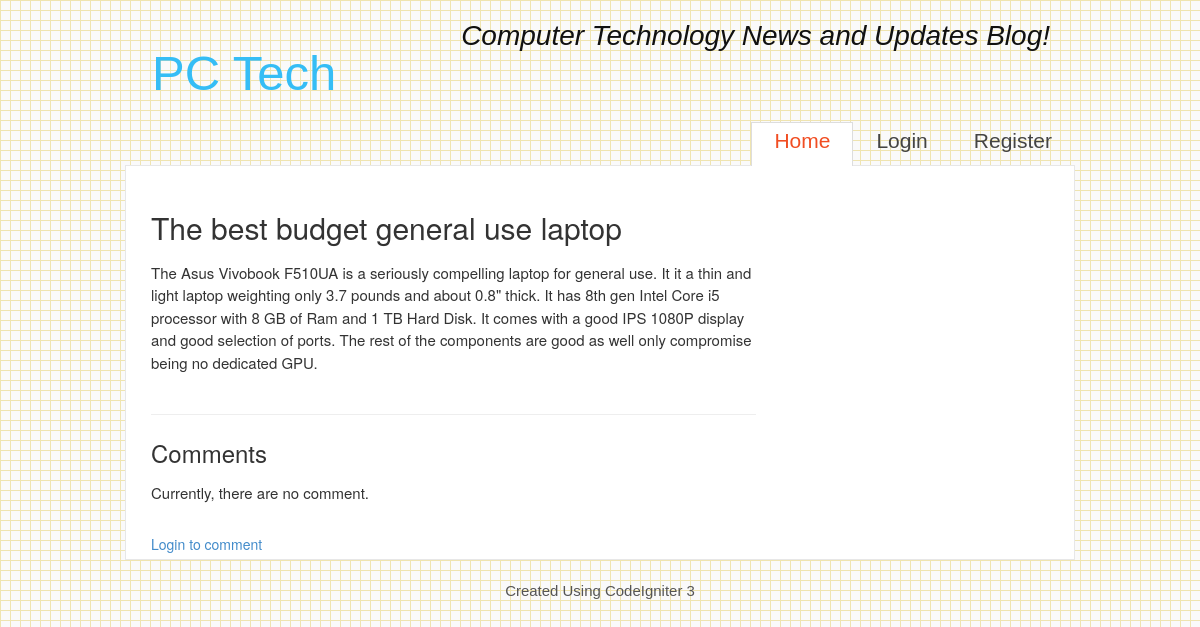
Page /Blog/post/3 on the committed database.
### tables this page shows
CREATE TABLE `posts` (
  `post_id` int(11) NOT NULL AUTO_INCREMENT,
  `post_title` varchar(255) NOT NULL,
  `post` text NOT NULL,
  `active` int(11) NOT NULL,
  `date_added` timestamp NOT NULL DEFAULT CURRENT_TIMESTAMP,
  `user_id` int(11) NOT NULL,
  PRIMARY KEY (`post_id`)
);

### application/controllers/Blog.php (called while the page is built, shortened)
<?php
class Blog extends CI_Controller{
    function __construct(){
        $this->load->model('M_Db');
    }
    function post($post_id){
        $this->load->model('M_Comment');
        $data['comments'] = $this->M_Comment->getComment($post_id);
        $data['post'] = $this->M_Db->getPost($post_id);
        $class_name = ['home_class' => 'current', 'login_class' => '', 'register_class' => '', 'profile_class' => ''];
        $this->load->view('Header', $class_name);
        $this->load->view('V_Single_Post', $data);
        $this->load->view('Footer');
    }
}
?>

### index.php (called while the page is built, shortened)
<?php
require_once BASEPATH.'core/CodeIgniter.php';

### application/models/M_Db.php (called while the page is built, shortened)
<?php
class M_Db extends CI_Model{
    function getPost($post_id){
        $this->db->select()->from('posts')->where(array('active'=>1,'post_id'=>$post_id))->order_by('date_added','desc');
        $query = $this->db->get();
        return $query->first_row('array');
    }
}
?>

### application/libraries/Authorization_Token.php (called while the page is built, shortened)
<?php defined('BASEPATH') OR exit('No direct script access allowed');
class Authorization_Token
{
    protected $token_key;
    protected $token_algorithm;
    protected $token_expire_time = 3600;
    public function __construct()
	{
        $this->CI =& get_instance();
        $this->token_key        = $this->CI->config->item('jwt_key');
        $this->token_algorithm  = $this->CI->config->item('jwt_algorithm');
    }
    public function validateTokenPost($token)
    {
		if($token){
            if(!empty($token) AND is_string($token) AND !is_array($token))
            {
                try
                {
                    try {
                        $token_decode = JWT::decode($token, $this->token_key, array($this->token_algorithm));
                    }
                    catch(Exception $e) {
                        return ['status' => FALSE, 'message' => $e->getMessage()];
                    }
                    if(!empty($token_decode) AND is_object($token_decode))
                    {
                        if(empty($token_decode->id) OR !is_numeric($token_decode->id))
                        {
                            return ['status' => FALSE, 'message' => 'User ID Not Define!'];
                        }else if(empty($token_decode->time OR !is_numeric($token_decode->time))) {
                            return ['status' => FALSE, 'message' => 'Token Time Not Define!'];
                        }
                        else
                        {
                            $time_difference = strtotime('now') - $token_decode->time;
                            if( $time_difference >= $this->token_expire_time )
                            {
                                return ['status' => FALSE, 'message' => 'Token Time Expire.'];
                            }else
                            {
                                return ['status' => TRUE, 'data' => $token_decode];
                            }
                        }
                    }else{
                        return ['status' => FALSE, 'message' => 'Forbidden'];
                    }
                }
                catch(Exception $e) {
                    return ['status' => FALSE, 'message' => $e->getMessage()];
                }
            }else
            {
                return ['status' => FALSE, 'message' => 'Token is not defined.' ];
            }
        } else {
            return ['status' => FALSE, 'message' => 'Token is not defined.'];
        }
    }
}

### application/views/V_Single_Post.php (the view)
<div id="site_content">
    <div id="content">
        <?php
		if(!isset($post)){
			echo "This page was accessed incorrectly";
		}
		else{
		?>
            <h2><?=$post['post_title']?></h2>
            <p><?=$post['post']?></p>
            <hr>
            <h3>Comments</h3>
		    <?php
            if(count($comments) > 0){
                foreach ($comments as $row){
		    ?>
				<p><strong><?=$row['username']?></strong> said at <?= date('d-m-Y h:i A',strtotime($row['date_added']))?><br>
				<?=$row['comment'];?></p><hr>
            <?php
				}
            }
            else{
                echo "<p>Currently, there are no comment.</p>";
            }
            $validate_token = $this->session->userdata('user_token');
			$is_valid_token = $this->authorization_token->validateTokenPost($validate_token);
            if($is_valid_token['status'] === TRUE){
            ?>
                <form action="<?=base_url()?>Comments/addComment/<?=$post['post_id']?>" method="post">
                    <div class="form_settings">
                        <p>
                            <span>Comment</span>
                            <textarea class="textarea" rows="8" cols="100" name="comment"></textarea>
                        </p>
                        <p style="padding-top: 15px">
                            <span>&nbsp;</span>
                            <input class="submit" type="submit" name="add" value="Add comment" />
                        </p>
                    </div>
                </form>
            <?php
            }
            else{
            ?>
				<a href="<?=base_url()?>Users/login">Login to comment</a>
			<?php
			}
        }
			?>
    </div>
</div>

### public/css/style.css (style rules this page uses)
html { height: 100%; }
* { margin: 0; padding: 0; }
body { font: normal .80em 'sans-serif', arial; background: #F7F7F7 url(../images/pattern.png) fixed; color: #555; }
p { padding: 0 0 20px 0; line-height: 1.5em; font-size: 107%; }
h1, h2, h3, h4, h5, h6 { font: normal 250% 'sans-serif', arial; color: #444; margin: 0 0 15px 0; padding: 5px 0 5px 0; }
h2 { font: normal 170% 'sans-serif', arial; color: #F14E23; margin: 0; padding: 0 0 8px 0; }
h3 { font-size: 200%; margin: 0 0 9px 0; color: #444; }
a, a:hover { outline: none; text-decoration: none; color: #35BDF5; }
#main, #header, #logo, #menubar, #site_content, #footer { margin-left: auto; margin-right: auto; }
#site_content { width: 950px; overflow: hidden; margin: 0 auto 0 auto; padding: 0; background: #fff; border: 1px solid #E7E7E7; }
#content { text-align: left; width: 630px; padding: 25px 0 5px 25px; margin: 0; }

### rows in the picture
posts: post_title "The best budget general use laptop", post "The Asus Vivobook F510UA is a seriously compelling laptop for general use. It it a thin and light laptop weighting only 3.7 pounds and about 0.8\" thick. It has 8th gen Intel Core i5 processor with 8 GB of Ram and 1 TB Hard Disk. It comes with a good IPS 1080P display and good selection of ports. The rest of the components are good as well only compromise being no dedicated GPU."
